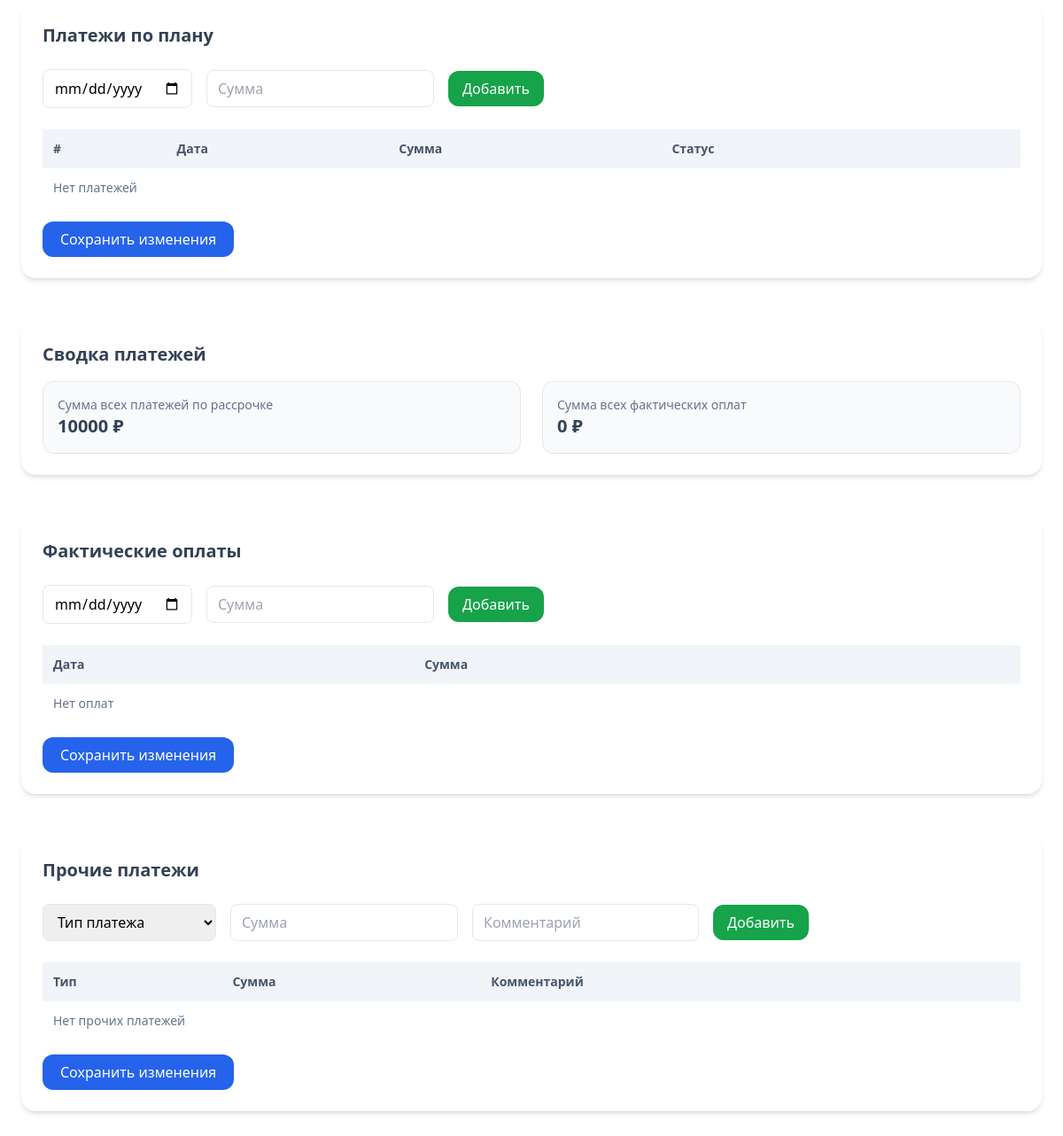
Page /client_admin/1/ (lower part) on the earlier database version.
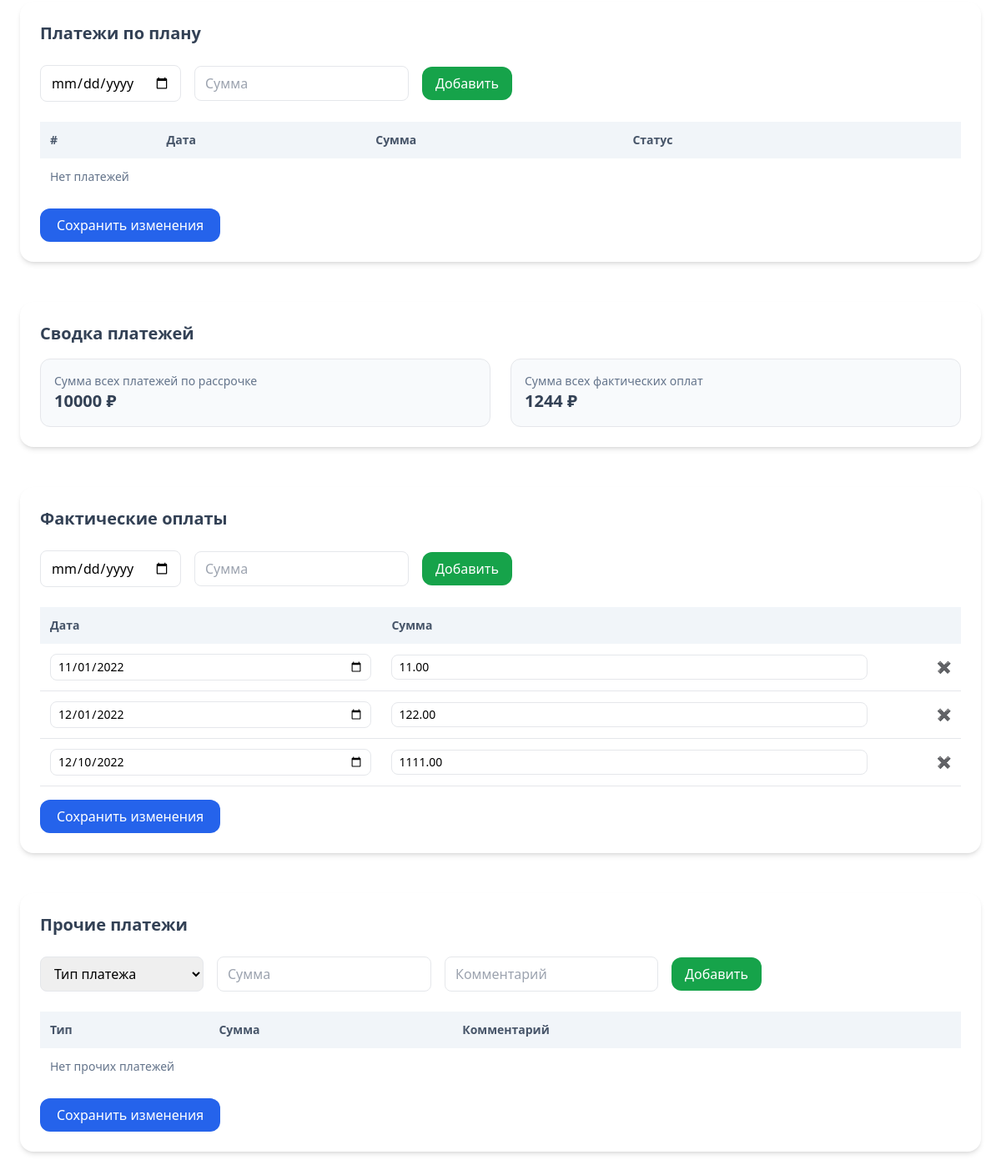
Same page on the later database version.
### payments/models.py (models this page shows, shortened)
class ActualPayment(models.Model):
    plan = models.ForeignKey(
        "InstallmentPlan",
        on_delete=models.CASCADE,
        related_name="actual_payments",
        blank=True,
        null=True
    )
    created_at = models.DateTimeField(auto_now_add=True, null=True, db_index=True)
    payment_date = models.DateField(null=True, blank=True)
    amount = models.DecimalField(max_digits=10, decimal_places=2)
    order_id = models.CharField(max_length=100, blank=True, null=True)
    is_applied = models.BooleanField(default=False, editable=False)
    history = HistoricalRecords()

### payments/views.py (the view)
# urls.py: path('client_admin/<int:client_id>/', client_payments_page, name='client_admin_view'),
def client_payments_page(request, client_id):
    contract = get_object_or_404(Contract, client__id=client_id)
    plan, _ = InstallmentPlan.objects.get_or_create(contract=contract)
    client = contract.client
    installments = InstallmentPayment.objects.filter(plan=plan).order_by("number")
    date_from = request.GET.get("actual_from")
    date_to = request.GET.get("actual_to")
    actuals = ActualPayment.objects.filter(plan=plan)
    if date_from:
        actuals = actuals.filter(payment_date__gte=date_from)
    if date_to:
        actuals = actuals.filter(payment_date__lte=date_to)
    actuals = ActualPayment.objects.filter(plan=plan).order_by("payment_date", "id")
    total_installments_sum = installments.aggregate(models.Sum("amount_due"))["amount_due__sum"] or 0
    total_actuals_sum = actuals.aggregate(models.Sum("amount"))["amount__sum"] or 0
    contract_final_amount = (contract.total_amount or 0) - (contract.discount or 0)
    other_payments = OtherPayment.objects.filter(client__id=client_id).order_by("-created_at")
    return render(request, "client_payments_page.html", {
        "client": client,
        "contract": contract,
        "plan": plan,
        "text"

        "installments": installments,
        "actuals": actuals,
        "total_installments_sum": total_installments_sum,
        "total_actuals_sum": total_actuals_sum,
        "contract_final_amount": contract_final_amount,
        "other_payments": other_payments,
        "date_from": date_from,
        "date_to": date_to,
    })

### payments/templates/client_payments_page.html (shortened to what the changed rows need)
{% load static %}
<script src="https://cdn.tailwindcss.com"></script>
<div class="max-w-6xl mx-auto py-10 space-y-12">
    <section class="bg-white shadow-md rounded-2xl p-6 space-y-6">
        <h2 class="text-xl font-bold text-slate-700">Платежи по плану</h2>
        <form id="installments-form">
            <table class="w-full text-left border-collapse">
                <thead>
                    <tr class="bg-slate-100 text-sm text-slate-600">
                        <th class="p-3">#</th>
                        <th class="p-3">Дата</th>
                        <th class="p-3">Сумма</th>
                        <th class="p-3">Статус</th>
                        <th class="p-3"></th>
                    </tr>
                </thead>
            </table>
        </form>
    </section>
<section class="bg-white shadow-md rounded-2xl p-6 space-y-4">
    <h2 class="text-xl font-bold text-slate-700">Сводка платежей</h2>
    <div class="grid grid-cols-1 md:grid-cols-2 gap-6 text-sm">
        <div class="p-4 rounded-xl bg-slate-50 border">
            <p class="text-slate-500">Сумма всех фактических оплат</p>
            <p class="text-xl font-bold text-slate-700">
                {{ total_actuals_sum }} ₽
            </p>
        </div>
    </div>
</section>
    <section class="bg-white shadow-md rounded-2xl p-6 space-y-6">
        <h2 class="text-xl font-bold text-slate-700">Фактические оплаты</h2>
        <form id="actuals-form">
            <table class="w-full text-left border-collapse">
                <thead>
                    <tr class="bg-slate-100 text-sm text-slate-600">
                        <th class="p-3">Дата</th>
                        <th class="p-3">Сумма</th>
                        <th class="p-3"></th>
                    </tr>
                </thead>
                <tbody class="text-sm">
                    {% for p in actuals %}
                    <tr class="border-b hover:bg-slate-50">
                        <td class="p-3">
                            <input type="date"
                                   name="actual_{{ p.id }}_date"
                                   value="{{ p.payment_date|date:'Y-m-d' }}"
                                   class="w-full border rounded-lg px-2 py-1">
                        </td>
                        <td class="p-3">
                            <input type="number"
                                   name="actual_{{ p.id }}_amount"
                                   value="{{ p.amount }}"
                                   class="w-full border rounded-lg px-2 py-1">
                        </td>
                        <td class="p-3 text-right">
                            <button type="button"
                                    class="delete-btn text-red-600"
                                    data-id="{{ p.id }}"
                                    data-type="actual">
                                ✖
                            </button>
                        </td>
                    </tr>
                    {% empty %}
                    <tr>
                        <td class="p-3 text-slate-500" colspan="3">Нет оплат</td>
                    </tr>
                    {% endfor %}
                </tbody>
            </table>
        </form>
    </section>
<section class="bg-white shadow-md rounded-2xl p-6 space-y-6">
    <h2 class="text-xl font-bold text-slate-700">Прочие платежи</h2>
    <form id="others-form">
        <table class="w-full text-left border-collapse">
            <thead>
                <tr class="bg-slate-100 text-sm text-slate-600">
                    <th class="p-3">Тип</th>
                    <th class="p-3">Сумма</th>
                    <th class="p-3">Комментарий</th>
                    <th class="p-3"></th>
                </tr>
            </thead>
        </table>
    </form>
</section>
</div>

Differences in the rows shown:
added ActualPayment: payment_date "11/01/2022", amount "11.00"
added ActualPayment: payment_date "12/01/2022", amount "122.00"
added ActualPayment: payment_date "12/10/2022", amount "1111.00"
Other differences:
{{ total_actuals_sum }}: "0" → "1244"
text no longer shown: "Нет оплат"
